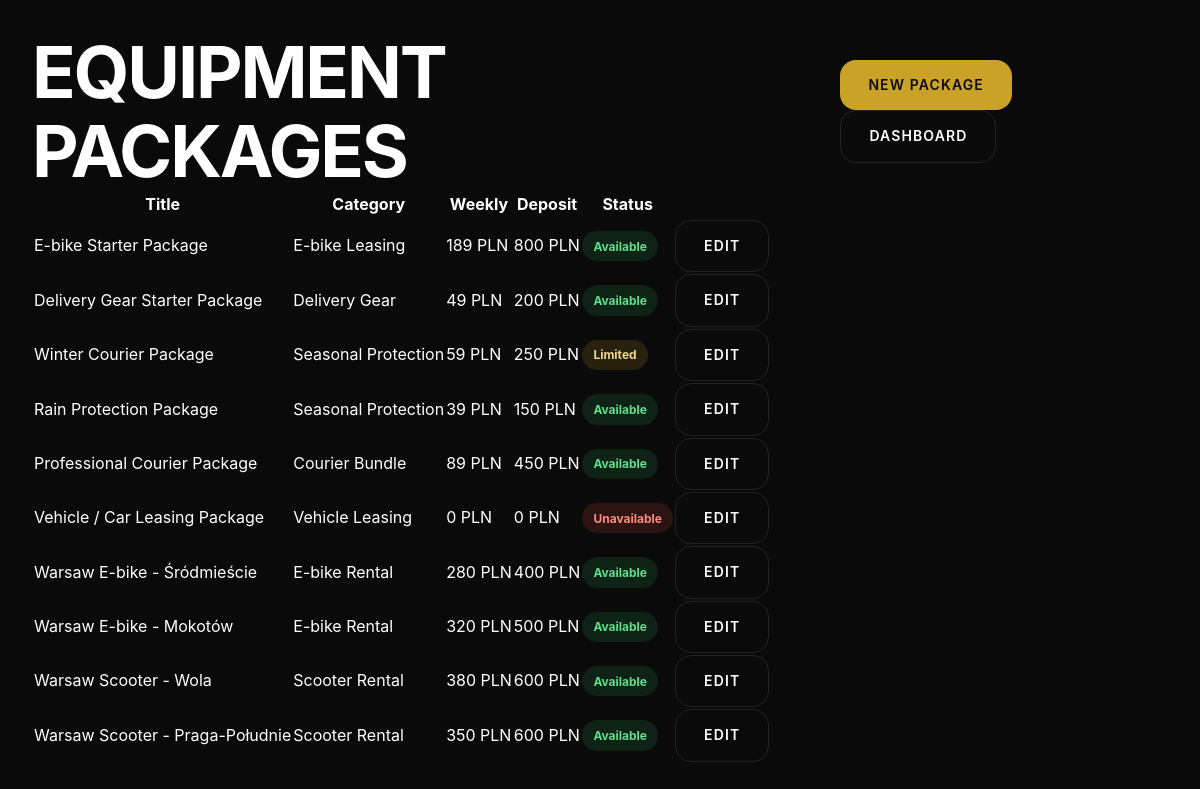
/admin/packages.php (signed in), run on an earlier commit of the app's database.
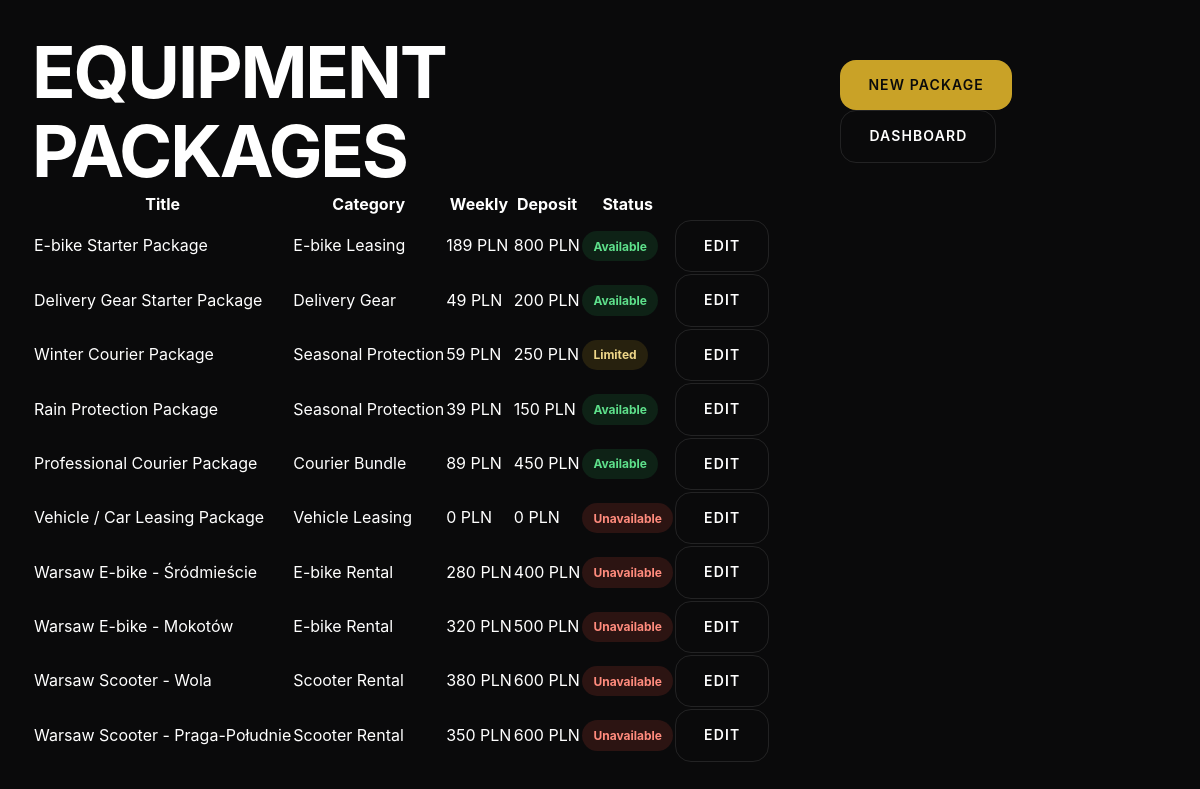
And on a later commit of the database.
### tables this page shows
CREATE TABLE IF NOT EXISTS equipment_packages (
    id INT UNSIGNED AUTO_INCREMENT PRIMARY KEY,
    title VARCHAR(160) NOT NULL,
    slug VARCHAR(180) NOT NULL UNIQUE,
    category VARCHAR(80) NOT NULL,
    description TEXT,
    short_description TEXT,
    image VARCHAR(255),
    included_items TEXT,
    weekly_price DECIMAL(10,2) DEFAULT 0,
    monthly_price DECIMAL(10,2) DEFAULT 0,
    deposit_amount DECIMAL(10,2) DEFAULT 0,
    currency VARCHAR(10) DEFAULT 'PLN',
    availability_status ENUM('available', 'limited', 'waitlist', 'unavailable') DEFAULT 'available',
    requirements TEXT,
    terms TEXT,
    is_active BOOLEAN DEFAULT TRUE,
    sort_order INT DEFAULT 100,
    created_at TIMESTAMP DEFAULT CURRENT_TIMESTAMP,
    updated_at TIMESTAMP DEFAULT CURRENT_TIMESTAMP ON UPDATE CURRENT_TIMESTAMP,
    INDEX idx_packages_active (is_active),
    INDEX idx_packages_category (category),
    INDEX idx_packages_availability (availability_status)
);

### config/config.php (called while the page is built, shortened)
<?php
$DB_CONFIG = [
    'host'     => 'localhost',
    'database' => 'u123456789_kaptain',
    'username' => 'u123456789_admin',
    'password' => 'your_db_password',
    'charset'  => 'utf8mb4',
    'port'     => 3306
];

### includes/db.php (called while the page is built, shortened)
<?php
require_once __DIR__ . '/../config/config.php';
class Database {
    private static ?PDO $instance = null;
    public static function connect(): PDO {
        global $DB_CONFIG;
        if (self::$instance === null) {
            try {
                $dsn = sprintf(
                    'mysql:host=%s;port=%d;dbname=%s;charset=%s',
                    $DB_CONFIG['host'],
                    $DB_CONFIG['port'],
                    $DB_CONFIG['database'],
                    $DB_CONFIG['charset']
                );
                self::$instance = new PDO($dsn, $DB_CONFIG['username'], $DB_CONFIG['password'], [
                    PDO::ATTR_ERRMODE            => PDO::ERRMODE_EXCEPTION,
                    PDO::ATTR_DEFAULT_FETCH_MODE => PDO::FETCH_ASSOC,
                    PDO::ATTR_EMULATE_PREPARES   => false,
                ]);
            } catch (PDOException $e) {
                error_log('Database connection failed: ' . $e->getMessage());
                throw new Exception('Service temporarily unavailable');
            }
        }
        return self::$instance;
    }
    public static function query(string $sql, array $params = []): PDOStatement {
        $stmt = self::connect()->prepare($sql);
        $stmt->execute($params);
        return $stmt;
    }
    public static function fetchAll(string $sql, array $params = []): array {
        $stmt = self::query($sql, $params);
        return $stmt->fetchAll();
    }
}

### includes/functions.php (called while the page is built, shortened)
<?php
require_once __DIR__ . '/../config/config.php';
function e(string $text): string {
    return htmlspecialchars($text, ENT_QUOTES, 'UTF-8');
}

### includes/app_data.php (called while the page is built, shortened)
<?php
require_once __DIR__ . '/db.php';
function package_status_label(string $status): string {
    return ucwords(str_replace('_', ' ', $status));
}

### admin/packages.php (the view, shortened to what this page needs)
<?php
require_once __DIR__ . '/../includes/functions.php';
require_once __DIR__ . '/../includes/db.php';
require_once __DIR__ . '/../includes/app_data.php';
$packages = Database::fetchAll("SELECT * FROM equipment_packages ORDER BY sort_order, title");
?>
<!DOCTYPE html><html lang="en"><head><link rel="stylesheet" href="../assets/css/main.css"><link rel="stylesheet" href="../assets/css/responsive.css"></head>
<body class="admin-page"><main class="admin-workspace">
<header class="admin-top"><h1>Equipment Packages</h1><div><a href="package-edit.php" class="btn btn-primary">New Package</a> <a href="dashboard.php" class="btn btn-secondary">Dashboard</a></div></header>
<div class="admin-table-wrap"><table class="admin-table"><thead><tr><th>Title</th><th>Category</th><th>Weekly</th><th>Deposit</th><th>Status</th><th></th></tr></thead><tbody>
<?php foreach ($packages as $package): ?><tr><td><?= e($package['title']) ?></td><td><?= e($package['category']) ?></td><td><?= number_format((float)$package['weekly_price'], 0) ?> <?= e($package['currency']) ?></td><td><?= number_format((float)$package['deposit_amount'], 0) ?> <?= e($package['currency']) ?></td><td><span class="status-pill status-<?= e($package['availability_status']) ?>"><?= e(package_status_label($package['availability_status'])) ?></span></td><td><a class="btn btn-secondary btn-sm" href="package-edit.php?id=<?= (int)$package['id'] ?>">Edit</a></td></tr><?php endforeach; ?>
</tbody></table></div>
</main></body></html>

### assets/css/main.css (style rules this page uses)
:root { --bg-primary: #0a0a0b; --bg-secondary: #111113; --bg-tertiary: #161719; --bg-card: #1a1a1c; --text-primary: #ffffff; --text-secondary: #a0a0a5; --text-muted: #6a6a70; --accent-gold: #c9a227; --accent-gold-hover: #dcc040; --accent-bronze: #8b7355; --line-subtle: rgba(255,255,255,0.06); --line-visible: rgba(255,255,255,0.1); --shadow-elevated: 0 25px 80px rgba(0,0,0,0.4); --shadow-card: 0 8px 32px rgba(0,0,0,0.3); --gradient-hero: linear-gradient(135deg, rgba(10,10,11,0.95) 0%, rgba(10,10,11,0.7) 50%, rgba(10,10,11,0.4) 100%); --gradient-card: linear-gradient(145deg, rgba(26,26,28,1) 0%, rgba(22,23,25,1) 100%); --radius-sm: 8px; --radius-md: 16px; --radius-lg: 24px; --radius-xl: 32px; --transition-fast: 0.15s ease; --transition-smooth: 0.3s cubic-bezier(0.4, 0, 0.2, 1); --transition-slow: 0.5s cubic-bezier(0.4, 0, 0.2, 1); }
* { margin: 0; padding: 0; box-sizing: border-box; }
html { scroll-behavior: smooth; font-size: 16px; }
body { font-family: 'Inter', -apple-system, BlinkMacSystemFont, sans-serif; font-weight: 400; line-height: 1.6; color: var(--text-primary); background: var(--bg-primary); min-height: 100vh; -webkit-font-smoothing: antialiased; -moz-osx-font-smoothing: grayscale; }
a, a:hover, a:focus, a:active, a:visited { color: inherit; text-decoration: none; }
h1, h2, h3, h4, h5, h6 { font-weight: 600; line-height: 1.1; letter-spacing: -0.02em; }
h1 { font-size: clamp(2.5rem, 5vw + 1rem, 4.5rem); font-weight: 700; text-transform: uppercase; letter-spacing: -0.03em; }
.btn { display: inline-flex; align-items: center; justify-content: center; gap: 0.5rem; padding: 0.875rem 1.75rem; font-size: 0.875rem; font-weight: 600; text-transform: uppercase; letter-spacing: 0.08em; border: none; border-radius: var(--radius-md); cursor: pointer; text-decoration: none; transition: var(--transition-smooth); white-space: nowrap; }
.btn-primary { background: var(--accent-gold); color: var(--bg-primary); }
.btn-secondary { background: transparent; color: var(--text-primary); border: 1px solid var(--line-visible); }
.package-card__top, .status-row, .admin-top { display: flex; justify-content: space-between; align-items: center; gap: 1rem; }
.status-pill { display: inline-flex; align-items: center; width: fit-content; padding: 0.35rem 0.7rem; border-radius: 999px; background: rgba(255,255,255,0.07); color: var(--text-secondary); font-size: 0.75rem; font-weight: 700; }
.status-available, .status-approved, .status-active { background: rgba(39,174,96,0.14); color: #5ee08b; }
.status-limited, .status-under_review, .status-submitted, .status-pending_pickup { background: rgba(201,162,39,0.15); color: #eed689; }
.status-unavailable, .status-rejected, .status-cancelled, .status-overdue { background: rgba(231,76,60,0.15); color: #ff8b7d; }
.admin-page { min-height: 100vh; background: var(--bg-primary); }
.admin-workspace { padding: 2rem; }
.admin-table-wrap { overflow-x: auto; }

What changed in the data, as far as the page shows it:
changed equipment_packages "Warsaw E-bike - Śródmieście": availability_status "Available" → "Unavailable"
changed equipment_packages "Warsaw E-bike - Mokotów": availability_status "Available" → "Unavailable"
changed equipment_packages "Warsaw Scooter - Wola": availability_status "Available" → "Unavailable"
changed equipment_packages "Warsaw Scooter - Praga-Południe": availability_status "Available" → "Unavailable"
